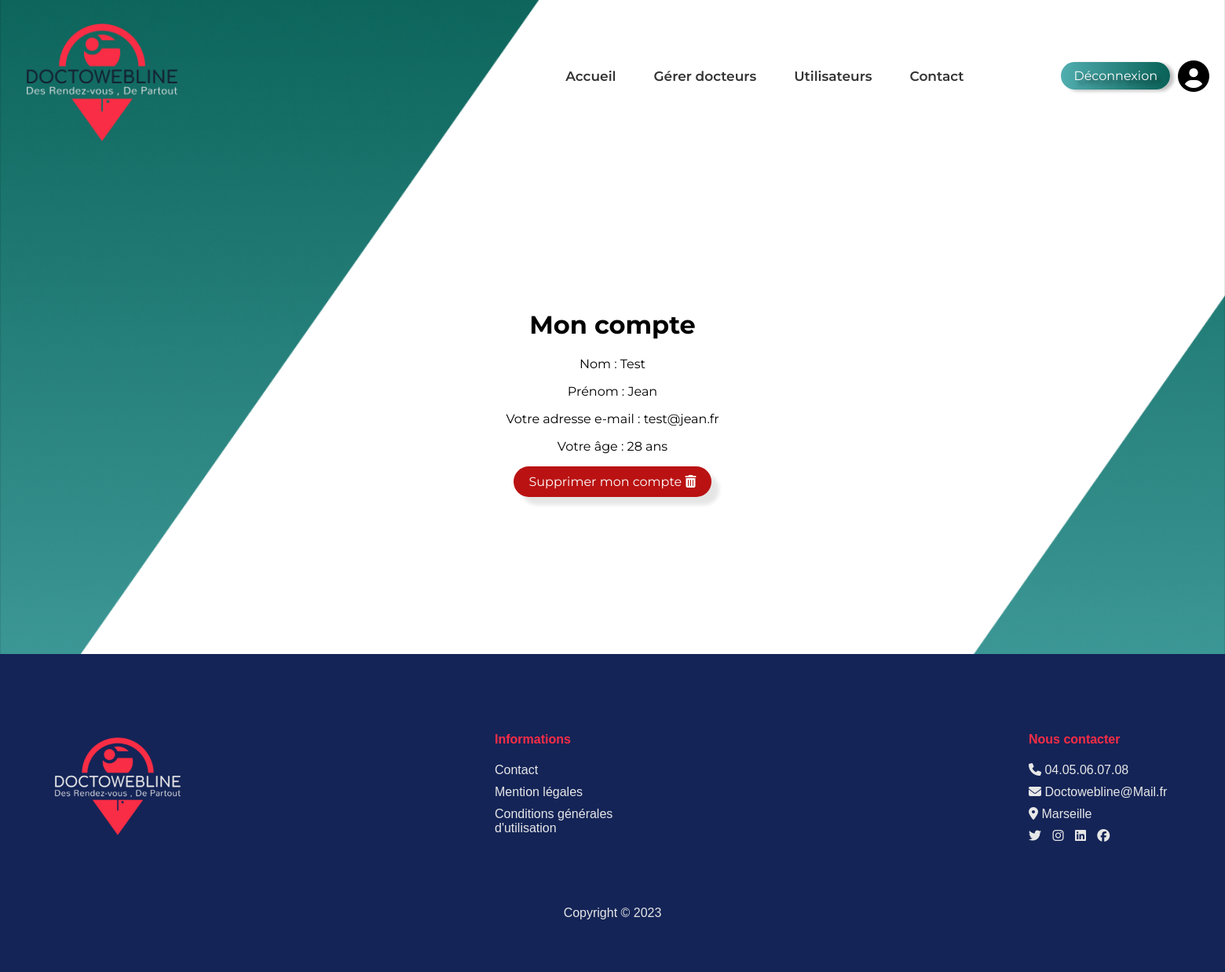
/account.php (signed in), run on the app's committed database.
### tables this page shows
CREATE TABLE `utilisateur` (
  `id` int NOT NULL,
  `nom` varchar(50) NOT NULL,
  `prenom` varchar(50) NOT NULL,
  `date_naissance` date NOT NULL,
  `email` varchar(100) NOT NULL,
  `mot_de_passe` varchar(255) NOT NULL,
  `role` varchar(50) NOT NULL DEFAULT 'utilisateur',
  `isAdmin` tinyint(1) DEFAULT '0'
);

### account.php (called while the page is built, shortened)
<?php
require 'fonction.php';
include 'templates/base.phtml';

### fonction.php (called while the page is built, shortened)
<?php
function getUserEmail($pdo, $userId) {
    $stmt = $pdo->prepare("SELECT email FROM utilisateur WHERE id = ?");
    $stmt->execute([$userId]);
    $user = $stmt->fetch();
    return $user['email'];
}
function getUserName($pdo, $userId) {
    $stmt = $pdo->prepare("SELECT nom FROM utilisateur WHERE id = ?");
    $stmt->execute([$userId]);
    $user = $stmt->fetch();
    return $user['nom'];
}
function getUserFirstname($pdo, $userId) {
    $stmt = $pdo->prepare("SELECT prenom FROM utilisateur WHERE id = ?");
    $stmt->execute([$userId]);
    $user = $stmt->fetch();
    return $user['prenom'];
}
function getUserAge($pdo, $userId) {
    $query = "SELECT date_naissance FROM utilisateur WHERE id = ?";
    $statement = $pdo->prepare($query);
    $statement->bindParam(1, $userId, PDO::PARAM_INT);
    $statement->execute();
    $result = $statement->fetch(PDO::FETCH_ASSOC);
    $dob = $result['date_naissance'];
    $today = new DateTime();
    $birthdate = new DateTime($dob);
    $age = $today->diff($birthdate)->y;
    return $age;
}

### templates/account.phtml (the view, shortened to what this page needs)
<div class="COMPTE">
<h1>Mon compte</h1>
<p>Nom : <?php echo getUserName($pdo, $_SESSION['user_id']); ?></p>
<p>Prénom : <?php echo getUserFirstname($pdo, $_SESSION['user_id']); ?></p>
<p>Votre adresse e-mail : <?php echo getUserEmail($pdo, $_SESSION['user_id']); ?></p>
<p>Votre âge : <?php echo getUserAge($pdo, $_SESSION['user_id']); ?> ans</p>
<form method="post" action="account.php" onsubmit="return confirm('Êtes-vous sûr de vouloir supprimer votre compte ?')">
      <button type="submit" class="supprimer-compte">Supprimer mon compte <i class="fa-solid fa-trash-can"></i></button>
  </form>
</div>

### css/style.css (style rules this page uses)
body { box-sizing: border-box; margin: 0; padding: 0; font-family: 'Montserrat', sans-serif; overflow-x: hidden!important; }
.COMPTE { margin-block-end: 200px; margin-block-start: 200px; text-align: center; }
.COMPTE button { background-color: #ba1212; color: white; border: none; padding: 10px 20px; border-radius: 20px; cursor: pointer; transition: background-color 0.3s ease; box-shadow: 10px 10px 5px rgba(0, 0, 0, 0.1); font-family: 'Montserrat'; font-size: 16px; text-decoration: none; }

### data on the page
utilisateur: nom "Test", prenom "Jean", email "test@jean.fr", date_naissance "28"
